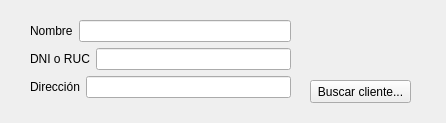
<?xml version="1.0" encoding="UTF-8"?>
<ui version="4.0">
 <class>ui_new_venta_proforma</class>
 <widget class="QWidget" name="ui_new_venta_proforma">
  <property name="geometry">
   <rect>
    <x>0</x>
    <y>0</y>
    <width>446</width>
    <height>123</height>
   </rect>
  </property>
  <property name="windowTitle">
   <string>Form</string>
  </property>
  <widget class="QWidget" name="layoutWidget">
   <property name="geometry">
    <rect>
     <x>30</x>
     <y>20</y>
     <width>261</width>
     <height>80</height>
    </rect>
   </property>
   <layout class="QGridLayout" name="gridLayout">
    <item row="0" column="0">
     <layout class="QHBoxLayout" name="horizontalLayout">
      <item>
       <widget class="QLabel" name="label">
        <property name="text">
         <string>Nombre</string>
        </property>
       </widget>
      </item>
      <item>
       <widget class="QLineEdit" name="lineEdit"/>
      </item>
     </layout>
    </item>
    <item row="1" column="0">
     <layout class="QHBoxLayout" name="horizontalLayout_2">
      <item>
       <widget class="QLabel" name="label_2">
        <property name="text">
         <string>DNI o RUC</string>
        </property>
       </widget>
      </item>
      <item>
       <widget class="QLineEdit" name="lineEdit_2"/>
      </item>
     </layout>
    </item>
    <item row="2" column="0">
     <layout class="QHBoxLayout" name="horizontalLayout_3">
      <item>
       <widget class="QLabel" name="label_3">
        <property name="text">
         <string>Dirección</string>
        </property>
       </widget>
      </item>
      <item>
       <widget class="QLineEdit" name="lineEdit_3"/>
      </item>
     </layout>
    </item>
   </layout>
  </widget>
  <widget class="QPushButton" name="pushButton">
   <property name="geometry">
    <rect>
     <x>310</x>
     <y>80</y>
     <width>101</width>
     <height>23</height>
    </rect>
   </property>
   <property name="text">
    <string>Buscar cliente...</string>
   </property>
  </widget>
 </widget>
 <resources/>
 <connections/>
</ui>
